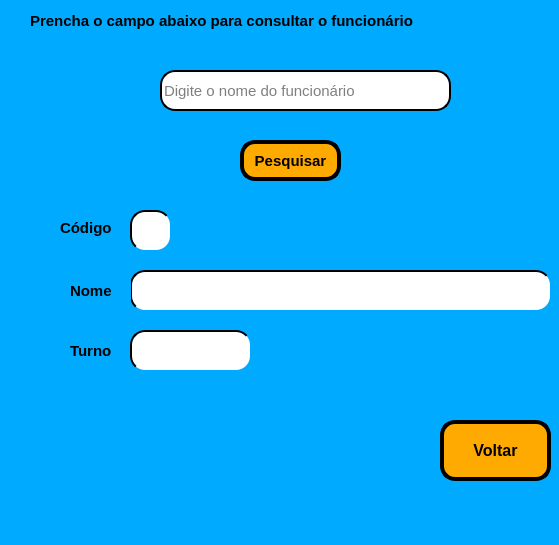
<?xml version="1.0" encoding="UTF-8"?>
<ui version="4.0">
 <class>MainWindow</class>
 <widget class="QMainWindow" name="MainWindow">
  <property name="geometry">
   <rect>
    <x>0</x>
    <y>0</y>
    <width>559</width>
    <height>545</height>
   </rect>
  </property>
  <property name="windowTitle">
   <string>Pesqusiar Funcionário</string>
  </property>
  <property name="styleSheet">
   <string notr="true">background-color: rgb(0, 170, 255);</string>
  </property>
  <widget class="QWidget" name="centralwidget">
   <widget class="QLabel" name="label_12">
    <property name="geometry">
     <rect>
      <x>70</x>
      <y>340</y>
      <width>71</width>
      <height>21</height>
     </rect>
    </property>
    <property name="font">
     <font>
      <pointsize>11</pointsize>
      <weight>75</weight>
      <bold>true</bold>
     </font>
    </property>
    <property name="text">
     <string>Turno</string>
    </property>
   </widget>
   <widget class="QLabel" name="label_3">
    <property name="geometry">
     <rect>
      <x>180</x>
      <y>120</y>
      <width>211</width>
      <height>16</height>
     </rect>
    </property>
    <property name="font">
     <font>
      <pointsize>11</pointsize>
      <weight>75</weight>
      <bold>true</bold>
     </font>
    </property>
    <property name="styleSheet">
     <string notr="true">color: rgb(255, 0, 0);</string>
    </property>
    <property name="text">
     <string/>
    </property>
   </widget>
   <widget class="QLabel" name="label">
    <property name="geometry">
     <rect>
      <x>30</x>
      <y>-10</y>
      <width>501</width>
      <height>61</height>
     </rect>
    </property>
    <property name="font">
     <font>
      <pointsize>11</pointsize>
      <weight>75</weight>
      <bold>true</bold>
     </font>
    </property>
    <property name="text">
     <string>Prencha o campo abaixo para consultar o funcionário</string>
    </property>
   </widget>
   <widget class="QLabel" name="label_2">
    <property name="geometry">
     <rect>
      <x>180</x>
      <y>140</y>
      <width>51</width>
      <height>51</height>
     </rect>
    </property>
    <property name="text">
     <string/>
    </property>
    <property name="pixmap">
     <pixmap>barra-de-pesquisa.png</pixmap>
    </property>
    <property name="scaledContents">
     <bool>true</bool>
    </property>
   </widget>
   <widget class="QPushButton" name="pushButton_7">
    <property name="geometry">
     <rect>
      <x>440</x>
      <y>420</y>
      <width>111</width>
      <height>61</height>
     </rect>
    </property>
    <property name="font">
     <font>
      <pointsize>12</pointsize>
      <weight>75</weight>
      <bold>true</bold>
     </font>
    </property>
    <property name="styleSheet">
     <string notr="true">background-color: rgb(255, 170, 0);
border-radius: 15px;
border-style: outset;
border-width: 4px;
border-color: black;</string>
    </property>
    <property name="text">
     <string>Voltar</string>
    </property>
    <property name="icon">
     <iconset>
      <normaloff>voltar.png</normaloff>voltar.png</iconset>
    </property>
   </widget>
   <widget class="QLineEdit" name="nome">
    <property name="geometry">
     <rect>
      <x>160</x>
      <y>70</y>
      <width>291</width>
      <height>41</height>
     </rect>
    </property>
    <property name="font">
     <font>
      <pointsize>11</pointsize>
      <weight>50</weight>
      <bold>false</bold>
     </font>
    </property>
    <property name="styleSheet">
     <string notr="true">background-color: rgb(255, 255, 255);
border-radius: 15px;
border-style: outset;
border-width: 2px;</string>
    </property>
    <property name="inputMask">
     <string/>
    </property>
    <property name="text">
     <string/>
    </property>
    <property name="placeholderText">
     <string>Digite o nome do funcionário</string>
    </property>
   </widget>
   <widget class="QPushButton" name="nomeresul">
    <property name="geometry">
     <rect>
      <x>130</x>
      <y>270</y>
      <width>421</width>
      <height>41</height>
     </rect>
    </property>
    <property name="font">
     <font>
      <pointsize>11</pointsize>
      <weight>75</weight>
      <bold>true</bold>
     </font>
    </property>
    <property name="styleSheet">
     <string notr="true">background-color: rgb(255, 255, 255);
border-radius: 15px;
border-style: outset;
border-width: 2px;</string>
    </property>
    <property name="text">
     <string/>
    </property>
   </widget>
   <widget class="QLabel" name="label_5">
    <property name="geometry">
     <rect>
      <x>60</x>
      <y>220</y>
      <width>71</width>
      <height>16</height>
     </rect>
    </property>
    <property name="font">
     <font>
      <pointsize>11</pointsize>
      <weight>75</weight>
      <bold>true</bold>
     </font>
    </property>
    <property name="text">
     <string>Código </string>
    </property>
   </widget>
   <widget class="QPushButton" name="cod">
    <property name="geometry">
     <rect>
      <x>130</x>
      <y>210</y>
      <width>41</width>
      <height>41</height>
     </rect>
    </property>
    <property name="font">
     <font>
      <pointsize>10</pointsize>
      <weight>75</weight>
      <bold>true</bold>
     </font>
    </property>
    <property name="styleSheet">
     <string notr="true">background-color: rgb(255, 255, 255);
border-radius: 15px;
border-style: outset;
border-width: 2px;</string>
    </property>
    <property name="text">
     <string/>
    </property>
   </widget>
   <widget class="QLabel" name="label_7">
    <property name="geometry">
     <rect>
      <x>70</x>
      <y>280</y>
      <width>61</width>
      <height>21</height>
     </rect>
    </property>
    <property name="font">
     <font>
      <pointsize>11</pointsize>
      <weight>75</weight>
      <bold>true</bold>
     </font>
    </property>
    <property name="text">
     <string>Nome</string>
    </property>
   </widget>
   <widget class="QPushButton" name="pushButton_4">
    <property name="geometry">
     <rect>
      <x>240</x>
      <y>140</y>
      <width>101</width>
      <height>41</height>
     </rect>
    </property>
    <property name="font">
     <font>
      <pointsize>11</pointsize>
      <weight>75</weight>
      <bold>true</bold>
     </font>
    </property>
    <property name="styleSheet">
     <string notr="true">background-color: rgb(255, 170, 0);
border-radius: 15px;
border-style: outset;
border-width: 4px;
border-color: black;</string>
    </property>
    <property name="text">
     <string>Pesquisar</string>
    </property>
   </widget>
   <widget class="QPushButton" name="turno">
    <property name="geometry">
     <rect>
      <x>130</x>
      <y>330</y>
      <width>121</width>
      <height>41</height>
     </rect>
    </property>
    <property name="font">
     <font>
      <pointsize>10</pointsize>
      <weight>75</weight>
      <bold>true</bold>
     </font>
    </property>
    <property name="styleSheet">
     <string notr="true">background-color: rgb(255, 255, 255);
border-radius: 15px;
border-style: outset;
border-width: 2px;</string>
    </property>
    <property name="text">
     <string/>
    </property>
   </widget>
   <widget class="QLabel" name="label_8">
    <property name="geometry">
     <rect>
      <x>10</x>
      <y>210</y>
      <width>41</width>
      <height>31</height>
     </rect>
    </property>
    <property name="text">
     <string/>
    </property>
    <property name="pixmap">
     <pixmap>codigo-de-barras.png</pixmap>
    </property>
    <property name="scaledContents">
     <bool>true</bool>
    </property>
   </widget>
   <widget class="QLabel" name="label_6">
    <property name="geometry">
     <rect>
      <x>20</x>
      <y>330</y>
      <width>41</width>
      <height>41</height>
     </rect>
    </property>
    <property name="text">
     <string/>
    </property>
    <property name="pixmap">
     <pixmap>gerenciamento-de-tempo.png</pixmap>
    </property>
    <property name="scaledContents">
     <bool>true</bool>
    </property>
   </widget>
   <widget class="QLabel" name="label_9">
    <property name="geometry">
     <rect>
      <x>10</x>
      <y>270</y>
      <width>51</width>
      <height>41</height>
     </rect>
    </property>
    <property name="text">
     <string/>
    </property>
    <property name="pixmap">
     <pixmap>funcionariooo.png</pixmap>
    </property>
    <property name="scaledContents">
     <bool>true</bool>
    </property>
   </widget>
   <widget class="QLabel" name="label_10">
    <property name="geometry">
     <rect>
      <x>100</x>
      <y>70</y>
      <width>51</width>
      <height>41</height>
     </rect>
    </property>
    <property name="text">
     <string/>
    </property>
    <property name="pixmap">
     <pixmap>funcionariooo.png</pixmap>
    </property>
    <property name="scaledContents">
     <bool>true</bool>
    </property>
   </widget>
   <widget class="QLabel" name="label_15">
    <property name="geometry">
     <rect>
      <x>230</x>
      <y>400</y>
      <width>181</width>
      <height>41</height>
     </rect>
    </property>
    <property name="font">
     <font>
      <pointsize>11</pointsize>
      <weight>75</weight>
      <bold>true</bold>
     </font>
    </property>
    <property name="text">
     <string/>
    </property>
   </widget>
  </widget>
  <widget class="QMenuBar" name="menubar">
   <property name="geometry">
    <rect>
     <x>0</x>
     <y>0</y>
     <width>559</width>
     <height>26</height>
    </rect>
   </property>
  </widget>
  <widget class="QStatusBar" name="statusbar"/>
 </widget>
 <resources/>
 <connections/>
</ui>
